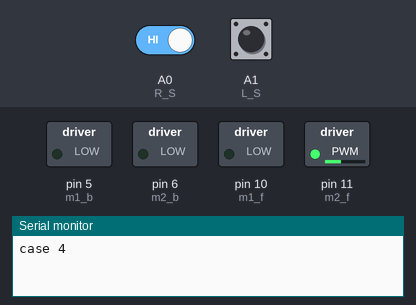
Bench run of a sketch on a simulated Arduino Uno, built with avr-gcc and run on an emulated ATmega328P. Parts: switched loads named in the sketch (green lamp = pin HIGH), the last lines printed to the serial monitor. Dashed ring = blinking. The inputs (shaded band) are chosen by the test bench; at power-on: A0 (R_S) HIGH, A1 (L_S) HIGH.

Above: at 1.2 s.
1.3 s: A0 (R_S) driven LOW
At 1.45 s:
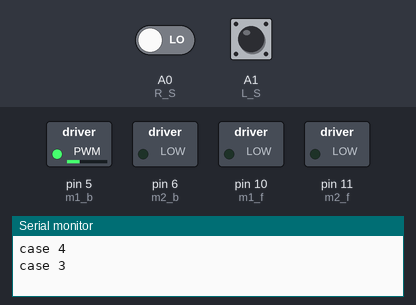
4.3 s: A1 (L_S) driven LOW
At 5.4 s:
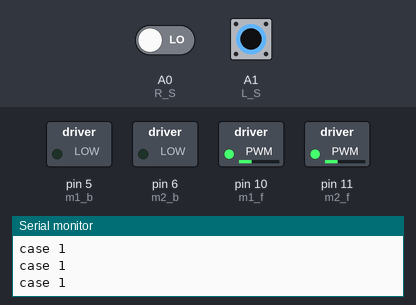
6.3 s: A0 (R_S) driven HIGH
At 6.81 s:
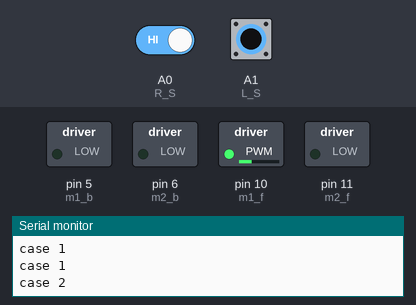
9.3 s: A1 (L_S) pulsed HIGH 5 times (0.12 s each, 0.3 s apart)
Timing chart, 0 to 13.3 s (numbered marks = the images above; inputs shaded):
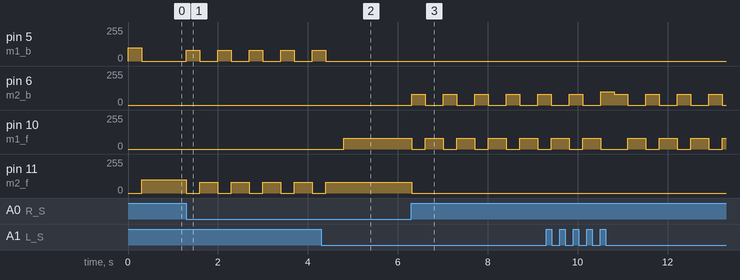

The sketch:

version2.0UpdatedSpeeds.ino
```cpp
int m1_b=5;//Motor1  L298 Pin in1
int m1_f=10;
int m2_b=6; //Motor1  L298 Pin in1
int m2_f=11;
char ch='L';
int i=0;
#define R_S A0 //ir sensor Right
#define L_S A1 //ir sensor Left

void setup(){ // put your setup code here, to run once

pinMode(R_S, INPUT); // declare if sensor as input
pinMode(L_S, INPUT); // declare ir sensor as input


pinMode(m1_f, OUTPUT);
pinMode(m2_f, OUTPUT);
pinMode(m2_b, OUTPUT);
pinMode(m1_b, OUTPUT);
Serial.begin(9600);
}
void loop(){

if((digitalRead(R_S) == 0)&&(digitalRead(L_S) == 0)){
  Serial.println("case 1");
  forward();}   //if Right Sensor and Left Sensor are at White color then it will call forword function

if((digitalRead(R_S) == 1)&&(digitalRead(L_S) == 0)){
  Serial.println("case 2");
  turnRight();} //if Right Sensor is Black and Left Sensor is White then it will call turn Right function

if((digitalRead(R_S) == 0)&&(digitalRead(L_S) == 1)){
  Serial.println("case 3");
  turnLeft();}  //if Right Sensor is White and Left Sensor is Black then it will call turn Left function

if((digitalRead(R_S) == 1)&&(digitalRead(L_S) == 1)){
  Serial.println("case 4");
  Stop();
}
}

void forward(){
analogWrite(m1_f,80);
analogWrite(m1_b,0);
analogWrite(m2_f,80); //Left Motor forword Pin
analogWrite(m2_b,0); //Left Motor forword Pin
}

void turnRight(){ //turnRight
ch='R';
analogWrite(m1_f,0);
analogWrite(m1_b,0);
analogWrite(m2_f,0); //Left Motor forword Pin
analogWrite(m2_b,80);
delay(300);
analogWrite(m1_f,80);
analogWrite(m1_b,0);
analogWrite(m2_f,0); //Left Motor forword Pin
analogWrite(m2_b,0);
delay(400);

//delay(1000);
}

void turnLeft(){ //turnLeft
ch='L';
analogWrite(m1_f,0);
analogWrite(m1_b,80);
analogWrite(m2_f,0); //Left Motor forword Pin
analogWrite(m2_b,0);
delay(300);
analogWrite(m1_f,0);
analogWrite(m1_b,0);
analogWrite(m2_f,80); //Left Motor forword Pin
analogWrite(m2_b,0);
delay(400);

//delay(1000);
}

void Stop(){ //stop
if(ch=='L'){
analogWrite(m1_f,0);
analogWrite(m1_b,0);
analogWrite(m2_f,0); //Left Motor forword Pin
analogWrite(m2_b,0);
analogWrite(m1_b,100);
delay(300);
analogWrite(m1_b,0);
while(true){
if((digitalRead(R_S) == 0))
break;
analogWrite(m2_f,100);
}
}
if(ch=='R'){
analogWrite(m2_f,0);
analogWrite(m2_b,0);
analogWrite(m1_f,0); //Left Motor forword Pin
analogWrite(m1_b,0);
analogWrite(m2_b,100);
delay(300);
analogWrite(m2_b,0);
while(true){
if((digitalRead(L_S) == 0))
break;
analogWrite(m1_f,100);
}
}
}
```

Measured:
- after the input at 1.3 s, pin 5 (m1_b): alternates 80/255 for 0.30 s and 0/255 for 0.40 s, starting at once; pin 11 (m2_f): alternates 80/255 for 0.40 s and 0/255 for 0.30 s, starting at once
- after the input at 4.3 s, pin 5 (m1_b): goes on until 4.4 s, then stays 0/255; pin 10 (m1_f): 0/255 → 80/255 after 0.50 s; pin 11 (m2_f): goes on until 4.4 s, then stays 80/255
- after the input at 6.3 s, pin 6 (m2_b): alternates 80/255 for 0.30 s and 0/255 for 0.40 s, starting at once; pin 10 (m1_f): alternates 80/255 for 0.40 s and 0/255 for 0.30 s, starting at once; pin 11 (m2_f): 80/255 → 0/255 at once
